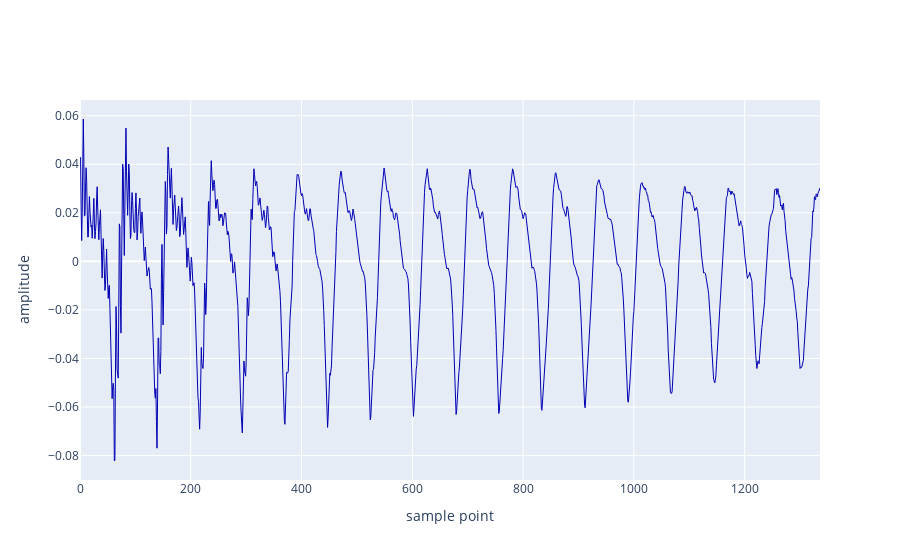

Write notebook code for a chart like this one.
### Code cell
fig = go.Figure(data=go.Scatter(
    x=np.array(range(len(data))), y=data,
    marker=dict(
        size=2,
        colorscale='Viridis',
    ),
    line=dict(
        color='#0000b3',
        width=1
    )
))
fig.update_layout(
    title={},
    xaxis_title="sample point",
    yaxis_title="amplitude",
)
fig.show()
#pio.write_image(fig, 'E:/Topological_Analysis_of_Time_Series/pictures/pdf_graph_raw/discussion_dim_phone_plot.pdf',scale=6, width=1080, height=500)

### Figure 1 — Plotly figure (JSON) as saved in the notebook; plotly's stock layout.template omitted (floating-point values rounded to 4 significant figures; data arrays with more than 128 entries replaced by an {"elided": "..."} marker saying what was removed)
{"data": [{"line": {"color": "#0000b3", "width": 1}, "marker": {"colorscale": [[0, "#440154"], [0.1111, "#482878"], [0.2222, "#3e4989"], [0.3333, "#31688e"], [0.4444, "#26828e"], [0.5556, "#1f9e89"], [0.6667, "#35b779"], [0.7778, "#6ece58"], [0.8889, "#b5de2b"], [1, "#fde725"]], "size": 2}, "type": "scatter", "x": {"elided": "1337 int values"}, "y": {"elided": "1337 float values"}}], "layout": {"xaxis": {"title": {"text": "sample point"}}, "yaxis": {"title": {"text": "amplitude"}}}}
